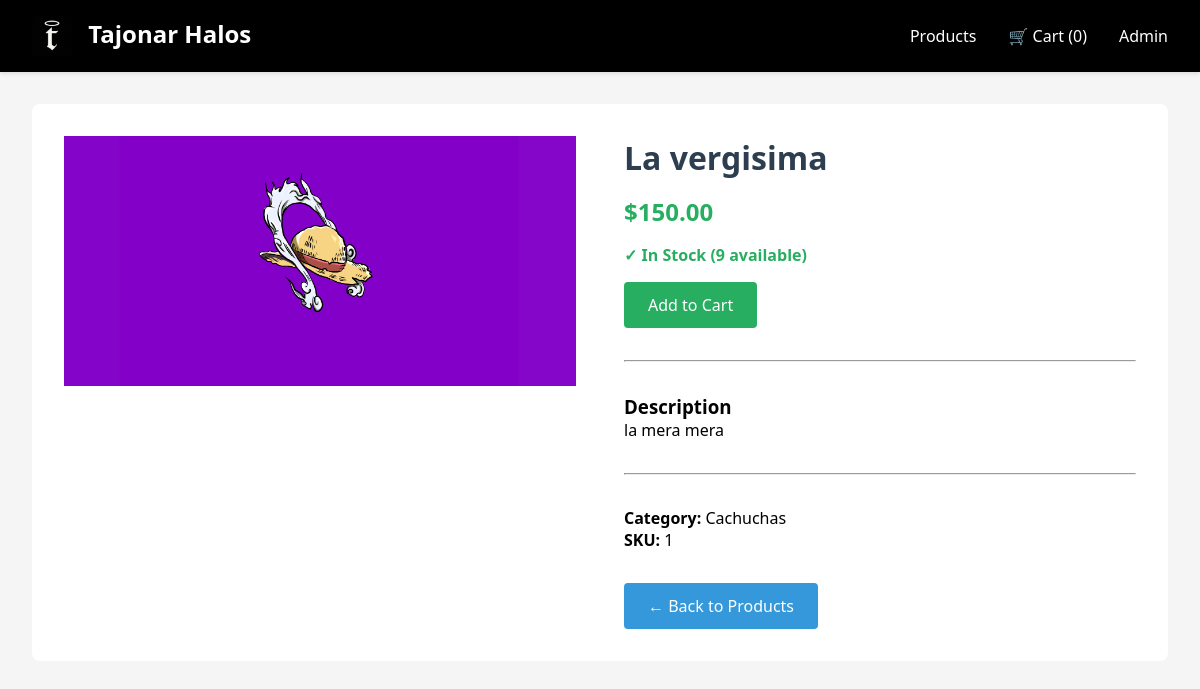
/product/la-vergisima/, run on the app's committed database.
### store/models.py (models this page shows, shortened)
class Product(models.Model):
    category = models.ForeignKey(Category, related_name='products', on_delete=models.CASCADE)
    name = models.CharField(max_length=200)
    slug = models.SlugField(unique=True)
    description = models.TextField()
    price = models.DecimalField(max_digits=10, decimal_places=2)
    image = models.ImageField(upload_to='products/', blank=True)
    stock = models.IntegerField(default=0)
    available = models.BooleanField(default=True)
    created_at = models.DateTimeField(auto_now_add=True)
    updated_at = models.DateTimeField(auto_now=True)

class Category(models.Model):
    name = models.CharField(max_length=200)
    slug = models.SlugField(unique=True)
    description = models.TextField(blank=True)
    class Meta:
        verbose_name_plural = 'Categories'

### store/views.py (the view)
# urls.py: path('product/<slug:slug>/', views.product_detail, name='product_detail'),
def product_detail(request, slug):
    product = get_object_or_404(Product, slug=slug, available=True)
    return render(request, 'store/product_detail.html', {'product': product})

### cart/context_processors.py (called while the page is built)
def cart_count(request):
    cart = get_or_create_cart(request)
    count = sum(item.quantity for item in cart.items.all())
    return {'cart_count': count}

### cart/views.py (called while the page is built)
def get_or_create_cart(request):
    cart_id = request.session.get('cart_id')
    if cart_id:
        try:
            cart = Cart.objects.get(id=cart_id)
        except Cart.DoesNotExist:
            cart = Cart.objects.create()
            request.session['cart_id'] = cart.id
    else:
        cart = Cart.objects.create()
        request.session['cart_id'] = cart.id
    return cart

### store/templates/store/product_detail.html (shortened to what this page needs)
{% extends "store/base.html" %}
{% block content %}
<div class="product-detail">
    <div>
         {% if product.image %}
            <img src="{{ product.image.url }}" alt="{{ product.name }}" style="width: 100%; height: 250px; object-fit: cover;">
        {% else %}
            <div class="product-image">📦</div>
        {% endif %}
    </div>
    <div class="product-detail-info">
        <h1>{{ product.name }}</h1>
        <div class="product-price">${{ product.price }}</div>
        {% if product.stock > 0 %}
        <p class="stock-info">✓ In Stock ({{ product.stock }} available)</p>
        <a href="{% url 'cart:add_to_cart' product.id %}" class="btn btn-success">Add to Cart</a>
        {% else %}
        <p class="stock-info out-of-stock">✗ Out of Stock</p>
        {% endif %}
        <hr style="margin: 2rem 0;">
        <h3>Description</h3>
        <p>{{ product.description }}</p>
        <hr style="margin: 2rem 0;">
        <p><strong>Category:</strong> {{ product.category.name }}</p>
        <p><strong>SKU:</strong> {{ product.id }}</p>
        <a href="{% url 'store:product_list' %}" class="btn" style="margin-top: 2rem;">← Back to Products</a>
    </div>
</div>
{% endblock %}

### store/templates/store/base.html (style rules this page uses)
* { margin: 0; padding: 0; box-sizing: border-box; }
body { font-family: 'Segoe UI', Tahoma, Geneva, Verdana, sans-serif; background: #f5f5f5; }
.product-price { font-size: 1.5rem; font-weight: bold; color: #27ae60; margin-bottom: 1rem; }
.btn { display: inline-block; padding: 0.75rem 1.5rem; background: #3498db; color: white; text-decoration: none; border-radius: 4px; border: none; cursor: pointer; transition: background 0.3s; }
.btn-success { background: #27ae60; }
.product-detail { display: grid; grid-template-columns: 1fr 1fr; gap: 3rem; background: white; padding: 2rem; border-radius: 8px; }
.product-detail-info h1 { color: #2c3e50; margin-bottom: 1rem; }
.stock-info { color: #27ae60; margin: 1rem 0; font-weight: bold; }

### data on the page
Product: image (picture), name "La vergisima", price "150.00", stock "9", description "la mera mera", category.name "Cachuchas", id "1"

### other printed values
{{ cart_count }} "0"
